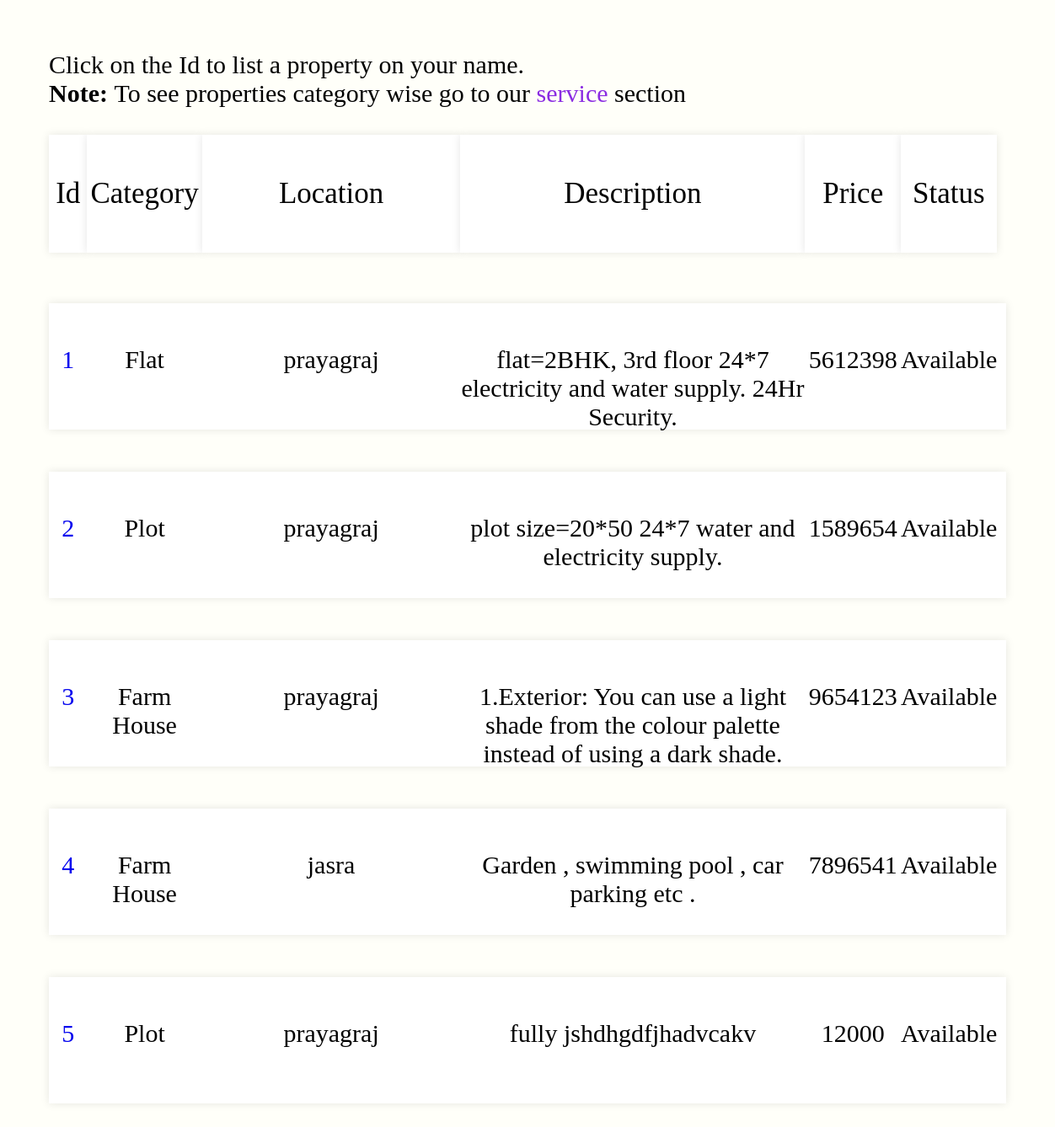
Screenshot of /bs/bs/buy/ with the database file from the repository.
### user/models.py (models this page shows)
class userform(models.Model):
    CHOICES=[
        ('Plot','Plot'),
        ('Flat','Flat'),
        ('Farm House','Farm House'),
    ]
    name = models.CharField(max_length=40)
    email = models.EmailField()
    contact = models.PositiveBigIntegerField()
    category = models.CharField(max_length=15,choices=CHOICES)
    location = models.CharField(max_length=40)
    price  = models.PositiveBigIntegerField()
    description = models.TextField()
    status=models.CharField(max_length=12,null=True)

### suv/views.py (the view)
# urls.py: path('bs/bs/buy/',views.buy),
def buy(request):
    obj = userform.objects.all()
    return render(request, "buy.html",{'key':obj})

### template/buy.html (shortened to what this page needs)
<!DOCTYPE html>
<html lang="en">
<head>
</head>
<body>
  <div style="height: 50px; width: 100%; font-size: 30px; margin: 50px; margin-top: 60px;">
    Click on the Id to list a property on your name. <br>
    <b>Note: </b>
    To see properties category wise go to our <a href="service" style="text-decoration: none; color: blueviolet;">service</a> section
  </div>
  <div style="height: 150px; margin: 50px 50px 50px 50px;">
    <div style="height: 100px;">
      <div class="header" style="width:4%;">Id</div>
      <div class="header" style="width: 12%;" >Category</div>
      <div class="header" style="width: 27%;">Location</div>
      <div class="header" style="width: 36%;">Description</div>
      <div class="header" style="width: 10%;">Price</div>
      <div class="header" style="width:10%;">Status</div>
    </div>
  </div>
  {% for i in key %}
  <div style="height: 150px; margin: 50px 50px 50px 50px;box-shadow: 0 0 10px rgba(0, 0, 0, 0.1); background-color: #ffffff">
    <div>
      <div class="head" style="width:4%"><a href="prop" style="text-decoration: none;">{{i.id}}</a></div>
      <div class="head" style="width: 12%;" >{{i.category}}</div>
      <div class="head" style="width: 27%;">{{i.location}}</div>
      <div class="head" style="width: 36%;">{{i.description}}</div>
      <div class="head" style="width: 10%;">{{i.price}}</div>
      <div class="head" style="width: 10%;">{{i.status}}</div>
     </div>
  </div>
  {% endfor %}
</body>
</html>

### template/buy.html (style rules this page uses)
body { background-color: #fffff9; }
.head { float:left; margin: 0; font-size: 30px; text-align: center; padding-top: 50px; }
.header { float: left; margin: 0; font-size: 35px; text-align: center; padding-top: 50px; padding-bottom: 50px; box-shadow: 0 0 10px rgba(0, 0, 0, 0.1); background-color: #ffffff; }

### rows the page displays
userform: id "1", category "Flat", location "prayagraj", description "flat=2BHK, 3rd floor 24*7 electricity and water supply. 24Hr Security.", price "5612398", status "Available"
userform: id "2", category "Plot", location "prayagraj", description "plot size=20*50 24*7 water and electricity supply.", price "1589654", status "Available"
userform: id "3", category "Farm House", location "prayagraj", description "1.Exterior: You can use a light shade from the colour palette instead of using a dark shade.", price "9654123", status "Available"
userform: id "4", category "Farm House", location "jasra", description "Garden , swimming pool , car parking etc .", price "7896541", status "Available"
userform: id "5", category "Plot", location "prayagraj", description "fully jshdhgdfjhadvcakv", price "12000", status "Available"
